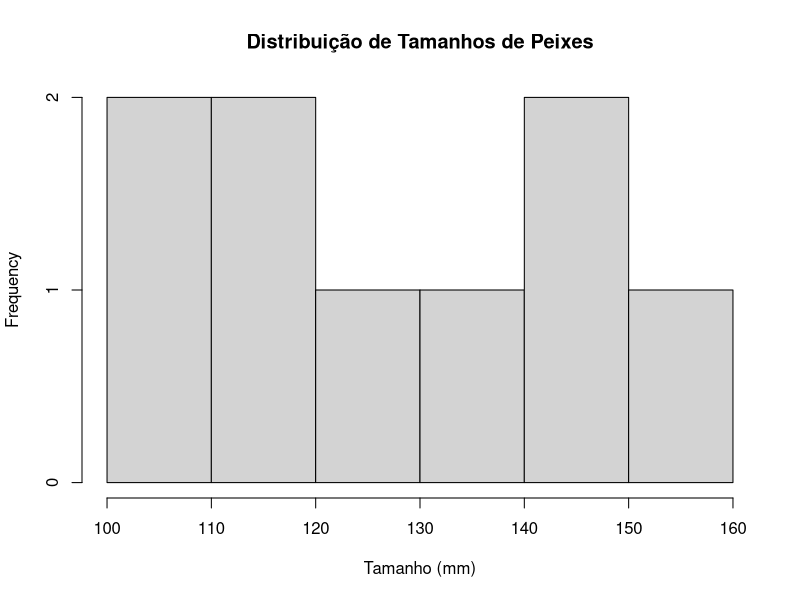

Write R code to recreate this figure.
## ---- chunk 1
# Caminho relativo a partir deste .qmd
dados <- read.csv("../../dados/tamanhos_peixes.csv")
head(dados)
## ---- chunk 2
# Exemplo básico de histograma
dados <- c(100, 110, 115, 120, 130, 140, 145, 150, 155)
hist(dados, main = "Distribuição de Tamanhos de Peixes", xlab = "Tamanho (mm)")
